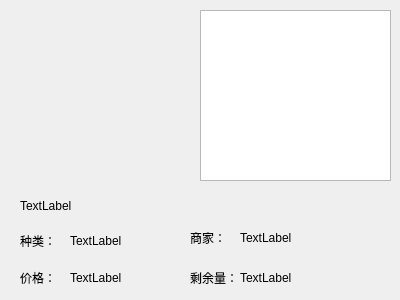
<?xml version="1.0" encoding="UTF-8"?>
<ui version="4.0">
 <class>InfoDialog</class>
 <widget class="QDialog" name="InfoDialog">
  <property name="geometry">
   <rect>
    <x>0</x>
    <y>0</y>
    <width>400</width>
    <height>300</height>
   </rect>
  </property>
  <property name="windowTitle">
   <string>商品信息</string>
  </property>
  <widget class="QLabel" name="label">
   <property name="geometry">
    <rect>
     <x>10</x>
     <y>10</y>
     <width>191</width>
     <height>171</height>
    </rect>
   </property>
   <property name="text">
    <string/>
   </property>
  </widget>
  <widget class="QLabel" name="name">
   <property name="geometry">
    <rect>
     <x>20</x>
     <y>200</y>
     <width>54</width>
     <height>12</height>
    </rect>
   </property>
   <property name="text">
    <string>TextLabel</string>
   </property>
  </widget>
  <widget class="QLabel" name="label_3">
   <property name="geometry">
    <rect>
     <x>20</x>
     <y>230</y>
     <width>41</width>
     <height>21</height>
    </rect>
   </property>
   <property name="text">
    <string>种类：</string>
   </property>
  </widget>
  <widget class="QTextBrowser" name="textBrowser">
   <property name="geometry">
    <rect>
     <x>200</x>
     <y>10</y>
     <width>191</width>
     <height>171</height>
    </rect>
   </property>
  </widget>
  <widget class="QLabel" name="type">
   <property name="geometry">
    <rect>
     <x>70</x>
     <y>230</y>
     <width>71</width>
     <height>21</height>
    </rect>
   </property>
   <property name="text">
    <string>TextLabel</string>
   </property>
  </widget>
  <widget class="QLabel" name="label_4">
   <property name="geometry">
    <rect>
     <x>20</x>
     <y>270</y>
     <width>31</width>
     <height>16</height>
    </rect>
   </property>
   <property name="text">
    <string>价格：l</string>
   </property>
  </widget>
  <widget class="QLabel" name="price">
   <property name="geometry">
    <rect>
     <x>70</x>
     <y>270</y>
     <width>71</width>
     <height>16</height>
    </rect>
   </property>
   <property name="text">
    <string>TextLabel</string>
   </property>
  </widget>
  <widget class="QLabel" name="label_6">
   <property name="geometry">
    <rect>
     <x>190</x>
     <y>230</y>
     <width>31</width>
     <height>16</height>
    </rect>
   </property>
   <property name="text">
    <string>商家：</string>
   </property>
  </widget>
  <widget class="QLabel" name="owner">
   <property name="geometry">
    <rect>
     <x>240</x>
     <y>230</y>
     <width>121</width>
     <height>16</height>
    </rect>
   </property>
   <property name="text">
    <string>TextLabel</string>
   </property>
  </widget>
  <widget class="QLabel" name="label_8">
   <property name="geometry">
    <rect>
     <x>190</x>
     <y>270</y>
     <width>51</width>
     <height>16</height>
    </rect>
   </property>
   <property name="text">
    <string>剩余量：</string>
   </property>
  </widget>
  <widget class="QLabel" name="remain">
   <property name="geometry">
    <rect>
     <x>240</x>
     <y>270</y>
     <width>81</width>
     <height>16</height>
    </rect>
   </property>
   <property name="text">
    <string>TextLabel</string>
   </property>
  </widget>
 </widget>
 <resources/>
 <connections/>
</ui>
